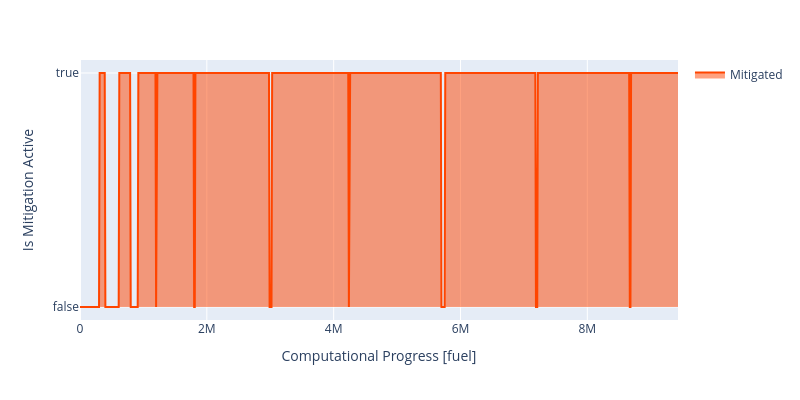

Notebook source saved alongside this figure:
### Code cell
x=data.reset_index()
fig=plt.line(x[(x["k"] == 0) & (x["wctpf"] == 25)], x="acc_f", y="frozen", color="wctpf_label", labels={"acc_f": "Computational Progress [fuel]", "frozen": "Is Mitigation Active", "wctpf_label": ""}, width=800, height=400).update_traces({"fill": "tozeroy", "line": {"color": "orangered"}})
fig.write_image("mitigation-active.pdf")
fig

### Figure 1 — Plotly figure (JSON) as saved in the notebook; plotly's stock layout.template omitted (floating-point values rounded to 4 significant figures; data arrays with more than 128 entries replaced by an {"elided": "..."} marker saying what was removed)
{"data": [{"fill": "tozeroy", "hovertemplate": "=Mitigated<br>Computational Progress [fuel]=%{x}<br>Is Mitigation Active=%{y}<extra></extra>", "legendgroup": "Mitigated", "line": {"color": "orangered", "dash": "solid"}, "marker": {"symbol": "circle"}, "mode": "lines", "name": "Mitigated", "orientation": "h", "showlegend": true, "type": "scatter", "x": {"elided": "944 int values"}, "xaxis": "x", "y": {"elided": "944 bool values"}, "yaxis": "y"}], "layout": {"height": 400, "legend": {"title": {"text": ""}, "tracegroupgap": 0}, "margin": {"t": 60}, "width": 800, "xaxis": {"anchor": "y", "domain": [0, 1], "title": {"text": "Computational Progress [fuel]"}}, "yaxis": {"anchor": "x", "domain": [0, 1], "title": {"text": "Is Mitigation Active"}}}}
